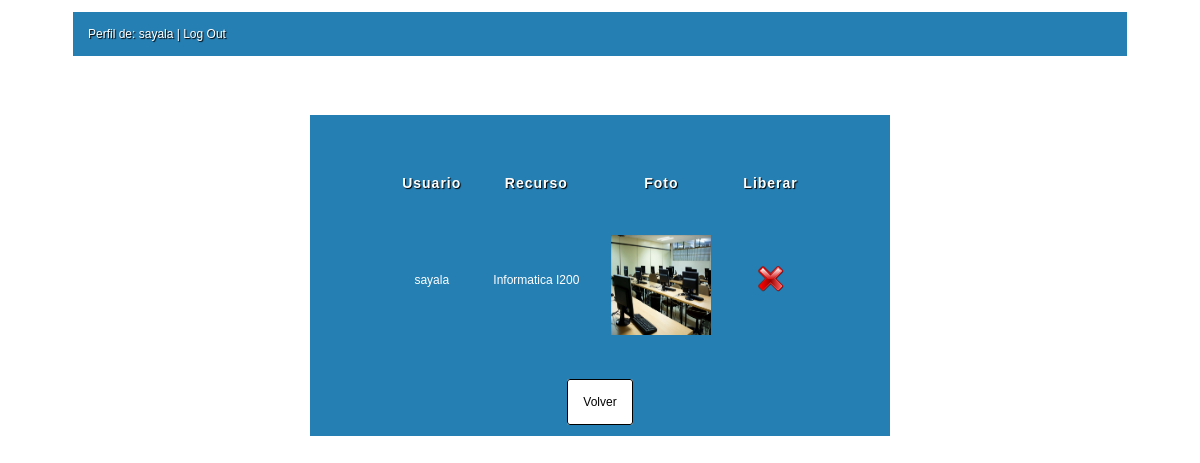
Screenshot of /misarticulos.php (signed in) with the database file from the repository.
### tables this page shows
CREATE TABLE IF NOT EXISTS `tbl_usuario` (
`id_usuario` int(11) NOT NULL,
  `password` varchar(20) NOT NULL,
  `usuario` varchar(20) NOT NULL,
  `id_tipo_usuario` int(10) DEFAULT NULL
);

CREATE TABLE IF NOT EXISTS `tbl_reserva` (
`id_reserva` int(11) NOT NULL,
  `id_usuario` int(11) DEFAULT NULL,
  `id_recurso` int(11) DEFAULT NULL,
  `ultima_liberacion` timestamp NOT NULL DEFAULT '0000-00-00 00:00:00' ON UPDATE CURRENT_TIMESTAMP,
  `ultima_reserva` timestamp NOT NULL DEFAULT '0000-00-00 00:00:00'
);

CREATE TABLE IF NOT EXISTS `tbl_recurso` (
`id_recurso` int(11) NOT NULL,
  `nombre_recurso` varchar(20) NOT NULL,
  `id_tipo_recurso` int(11) NOT NULL,
  `estado` varchar(20) NOT NULL,
  `veces_usado` int(11) NOT NULL,
  `foto_recurso` varchar(25) NOT NULL
);

### sesion.php (called while the page is built, shortened)
<?php
$conexion = mysqli_connect('localhost','root','','bd_recursos');
$user = $_SESSION['login_user'];
$sql = ("SELECT * FROM tbl_usuario WHERE id_usuario ='$user'");
$datos = mysqli_query($conexion,$sql);
$row = mysqli_fetch_assoc($datos);
$login_sesion = $row['id_usuario'];
?>

### misarticulos.php (the view, shortened to what this page needs)
<?php
	include('sesion.php');
	$con = mysqli_connect('localhost', 'root', '', 'bd_recursos');
	$sql0 = "SELECT * FROM tbl_usuario WHERE id_usuario=$login_sesion";
	$datos0 = mysqli_query($con, $sql0);
	if (mysqli_num_rows($datos0) == 1) {
	$pro0 = mysqli_fetch_array($datos0);
	$nombre_usuario=$pro0['usuario'];
}else{
	}
?>
<!DOCTYPE html>
<html>
	<head>
		<link rel="stylesheet" type="text/css" href="css/style3.css" media="screen" />
	</head>
<body>
	<nav>
		<?php
			echo "Perfil de: ".$nombre_usuario." <a href='logout.php'>| Log Out</a>";
		?>
	</nav>
	<div id="wrapper2">
		<?php
			$sql = "SELECT *
        FROM tbl_reserva
        INNER JOIN tbl_usuario on tbl_usuario.id_usuario = tbl_reserva.id_usuario
        INNER JOIN tbl_recurso on tbl_recurso.id_recurso = tbl_reserva.id_recurso
        WHERE tbl_usuario.id_usuario=$_SESSION[login_user]
        ";
			$datos = mysqli_query($con,$sql);
			if(mysqli_num_rows($datos)>0){
		?>
			<table>
				<tr>
					<th>Usuario</th>
					<th>Recurso</th>
					<th>Foto</th>
					<th>Liberar</th>
				</tr>
		<?php
			while($pro = mysqli_fetch_array($datos)) {
		 	echo "<tr><td>";
	      	echo utf8_encode("$pro[usuario]</br></td>");
	      	echo utf8_encode("<td>$pro[nombre_recurso]</br></td>");
	      	$fichero="img/$pro[foto_recurso]";
	      	if(file_exists($fichero)){
			echo "</td><td></p><img id='img2' src='$fichero'>";
			}
		 	if ($pro['estado'] == "No disponible") {
				echo "<td><a href='liberar.php?id=$pro[id_recurso]'><img src='img/liberar.png'></a></td></tr>";
			}
		 	}
		 ?>
			</table>
		<?php
			}
			else {
				echo "<p id='msg'>No tienes ningun recurso reservado</p>";
			}
		?>
			<p><a href="perfil.php" id="boton">Volver</a></p>
	</div>
</body>
</html>

### css/style3.css (style rules this page uses)
body { font-size: 12px; font-family: sans-serif; }
#wrapper2 { width: 550px; margin: 5% auto; background-color: #257FB3; padding: 15px; }
nav { width: 1024px; margin: 1% auto; background-color: #257FB3; color: white; padding: 15px; text-shadow: 1px 1px 1px black; }
nav a { text-shadow: 1px 1px 1px black; text-decoration: none; color: black; color: white; }
table { background-color: #257FB3; color: white; border-radius: 3px; border: none; text-align: center; margin: 5% auto; margin-bottom: 40px; }
table th { text-shadow: 1px 1px 1px black; font-size: 14px; letter-spacing: 1px; border: none; padding: 15px; font-weight: bold; }
table tr { border: none; padding: 15px; }
table td { border: none; padding: 15px; }
#boton { border: 1px solid black; background-color: white; color: black; padding: 15px; border-radius: 3px; text-align: center; width: 150px; margin: 3% auto; text-decoration: none; cursor: pointer; }
p { text-align: center; }
#img2 { width:100px; height:100px ; }

### rows the page displays
tbl_usuario: usuario "sayala"
tbl_reserva: id_usuario.usuario "sayala", id_recurso.nombre_recurso "Informatica I200", id_recurso.foto_recurso (picture)
